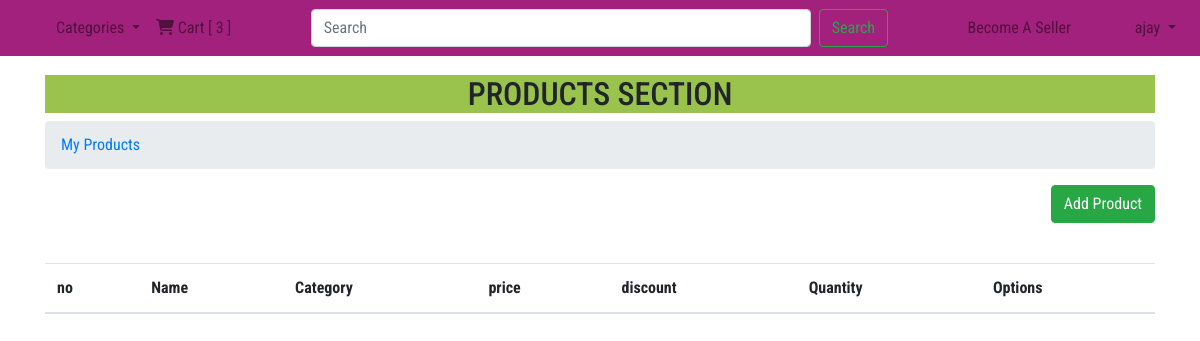
/seller-products.php (signed in), run on an earlier commit of the app's database.
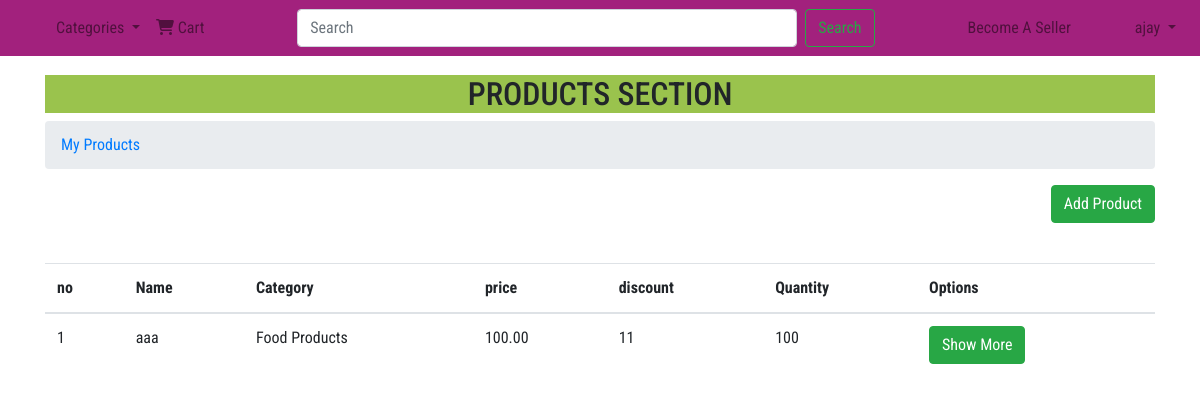
And on a later commit of the database.
### tables this page shows
CREATE TABLE IF NOT EXISTS `products` (
  `product_id` varchar(14) NOT NULL,
  `seller_id` varchar(14) NOT NULL,
  `category_id` varchar(14) NOT NULL,
  `name` varchar(150) NOT NULL,
  `description` varchar(500) NOT NULL,
  `quantity` int(3) NOT NULL,
  `mrp` float(7,2) NOT NULL,
  `discount` int(2) NOT NULL,
  `tax_slab` int(2) NOT NULL,
  UNIQUE KEY `product_id` (`product_id`)
);

CREATE TABLE IF NOT EXISTS `category` (
  `category_id` varchar(14) NOT NULL,
  `name` varchar(50) NOT NULL,
  `parent_id` varchar(14) DEFAULT NULL,
  UNIQUE KEY `category_id` (`category_id`)
);

### universal-codes.php (called while the page is built, shortened)
<?php
if(isset($_SESSION['user_id'])){
    $user_type = $_SESSION["user_type"];
    $user_id = $_SESSION["user_id"];
    $logged = "Y";
    }
?>

### functions.php (called while the page is built, shortened)
<?php
function categoryNameFromCategoryId($category_id)
{
    include "dbconnect.php";
    $sql = "SELECT name FROM category WHERE category_id='$category_id'";
    $result = mysqli_query($con, $sql);
    if(mysqli_num_rows($result)>0){
        $row = mysqli_fetch_assoc($result);
        $category_name = $row["name"];
    }
    return $category_name ;
}
?>

### seller-products.php (the view, shortened to what the changed rows need)
<?php
include "dbconnect.php";
include "functions.php";
include "universal-codes.php";
$page_title = "MERCADO|Products";?>
<!DOCTYPE html>
<html lang="en">
<?php  include "head.php"?>
<body>
<?php include "navbar.php"?>
    <section id="products-page">
        <div class="container">
            <div class="row row-products">
                <div class="col-lg-12"><h2>PRODUCTS SECTION</h2></div>
            </div>
            <div class="row row-tables">
                <div class="col-lg-12">
                    <table class="table" id="myTable">
                        <thead>
                            <tr>
                            <th scope="col">no</th>
                            <th scope="col">Name</th>
                            <th scope="col">Category</th>
                            <th scope="col">price</th>
                            <th scope="col">discount</th>
                            <th scope="col">Quantity</th>
                            <th scope="col">Options</th>
                            </tr>
                        </thead>
                        <tbody>
                        <?php
                        $sql1 = "SELECT * FROM products WHERE seller_id='$user_id'";
                        $result1 = mysqli_query($con, $sql1);
                        if(mysqli_num_rows($result1)>0){
                            $i = 1;
                            while($row = mysqli_fetch_assoc($result1))
                            {
                                $category_id = $row['category_id'];
                                $category_name = categoryNameFromCategoryId($category_id);
                                    echo "<tr>";
                                    echo "<td>".$i++."</td>";
                                    echo "<td>".$row["name"]."</td>";
                                    echo "<td>".$category_name."</td>";
                                    echo "<td>".$row["mrp"]."</td>";
                                    echo "<td>".$row["discount"]."</td>";
                                    echo "<td>".$row["quantity"]."</td>";
                                    echo "<td>";
                                    echo "<a  href='seller-product-details.php?id=" .$row['product_id'] ."' class='btn btn-success'> Show More </a>";
                                    echo "</td>";
                                    echo "</tr>";
                            }
                        }
                        ?>
                        </tbody>
                    </table>
                </div>
            </div>
        </div>
    </section>
</body>
</html>

### navbar.php (shortened to what the changed rows need)
<?php if($user_type=="C"){?>
<nav class="navbar navbar-expand-lg navbar-light fixed-top"  >
  <div class="collapse navbar-collapse" id="navbarSupportedContent">
    <ul class="navbar-nav mr-auto">
      <li class="nav-item">
      <?php
      if($logged=='Y'){
        ?>
         <a class="nav-link" href="cart.php"><i class="fa-solid fa-cart-shopping"></i> Cart
        <?php
        $sql = "SELECT * FROM cart WHERE user_id='$user_id'";
        $result = mysqli_query($con, $sql);
        if(mysqli_num_rows($result)>0){
            $i = mysqli_num_rows($result);
            echo ' [ '.$i.' ] ';
        }
        ?></a>
        <?php
      }else{
        ?>
          <a class="nav-link" href="login.php"><i class="fa-solid fa-cart-shopping"></i> Cart</a>
        <?php
      }?>
      </li>
    </ul>
  </div>
</nav>
<?php }
?>

What changed in the data, as far as the page shows it:
added products: name "aaa", category.name "Food Products", mrp "100.00", discount "11", quantity "100"
Also different on the page:
$i: "3" → (not shown)
